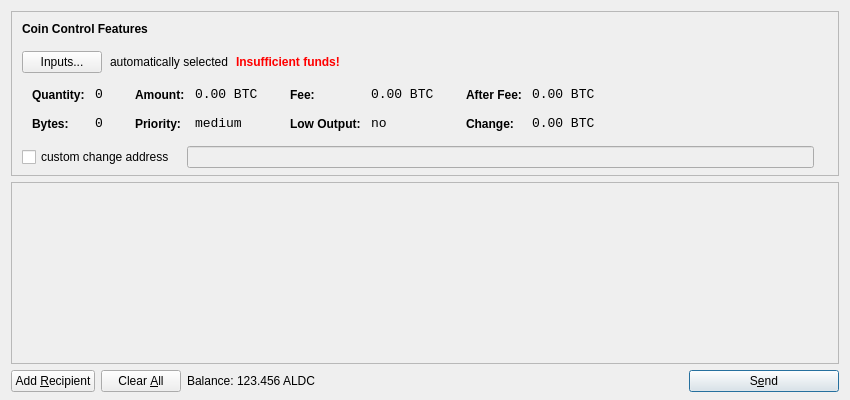
<?xml version="1.0" encoding="UTF-8"?>
<ui version="4.0">
 <class>SendCoinsDialog</class>
 <widget class="QDialog" name="SendCoinsDialog">
  <property name="geometry">
   <rect>
    <x>0</x>
    <y>0</y>
    <width>850</width>
    <height>400</height>
   </rect>
  </property>
  <property name="windowTitle">
   <string>Send Coins</string>
  </property>
  <layout class="QVBoxLayout" name="verticalLayout" stretch="0,1,0">
   <property name="bottomMargin">
    <number>8</number>
   </property>
   <item>
    <widget class="QFrame" name="frameCoinControl">
     <property name="sizePolicy">
      <sizepolicy hsizetype="Expanding" vsizetype="Expanding">
       <horstretch>0</horstretch>
       <verstretch>0</verstretch>
      </sizepolicy>
     </property>
     <property name="maximumSize">
      <size>
       <width>16777215</width>
       <height>16777215</height>
      </size>
     </property>
     <property name="frameShape">
      <enum>QFrame::StyledPanel</enum>
     </property>
     <property name="frameShadow">
      <enum>QFrame::Sunken</enum>
     </property>
     <layout class="QVBoxLayout" name="verticalLayoutCoinControl2">
      <property name="spacing">
       <number>-1</number>
      </property>
      <property name="leftMargin">
       <number>0</number>
      </property>
      <property name="topMargin">
       <number>0</number>
      </property>
      <property name="rightMargin">
       <number>0</number>
      </property>
      <property name="bottomMargin">
       <number>6</number>
      </property>
      <item>
       <layout class="QVBoxLayout" name="verticalLayoutCoinControl" stretch="0,0,0,0,1">
        <property name="spacing">
         <number>0</number>
        </property>
        <property name="leftMargin">
         <number>10</number>
        </property>
        <property name="topMargin">
         <number>10</number>
        </property>
        <item>
         <layout class="QHBoxLayout" name="horizontalLayoutCoinControl1">
          <property name="bottomMargin">
           <number>15</number>
          </property>
          <item>
           <widget class="QLabel" name="labelCoinControlFeatures">
            <property name="sizePolicy">
             <sizepolicy hsizetype="Preferred" vsizetype="Maximum">
              <horstretch>0</horstretch>
              <verstretch>0</verstretch>
             </sizepolicy>
            </property>
            <property name="font">
             <font>
              <weight>75</weight>
              <bold>true</bold>
             </font>
            </property>
            <property name="styleSheet">
             <string notr="true">font-weight:bold;</string>
            </property>
            <property name="text">
             <string>Coin Control Features</string>
            </property>
           </widget>
          </item>
         </layout>
        </item>
        <item>
         <layout class="QHBoxLayout" name="horizontalLayoutCoinControl2" stretch="0,0,0,0">
          <property name="spacing">
           <number>8</number>
          </property>
          <property name="bottomMargin">
           <number>10</number>
          </property>
          <item>
           <widget class="QPushButton" name="pushButtonCoinControl">
            <property name="styleSheet">
             <string notr="true"/>
            </property>
            <property name="text">
             <string>Inputs...</string>
            </property>
           </widget>
          </item>
          <item>
           <widget class="QLabel" name="labelCoinControlAutomaticallySelected">
            <property name="text">
             <string>automatically selected</string>
            </property>
            <property name="margin">
             <number>5</number>
            </property>
           </widget>
          </item>
          <item>
           <widget class="QLabel" name="labelCoinControlInsuffFunds">
            <property name="font">
             <font>
              <weight>75</weight>
              <bold>true</bold>
             </font>
            </property>
            <property name="styleSheet">
             <string notr="true">color:red;font-weight:bold;</string>
            </property>
            <property name="text">
             <string>Insufficient funds!</string>
            </property>
            <property name="margin">
             <number>5</number>
            </property>
           </widget>
          </item>
          <item>
           <spacer name="horizontalSpacerCoinControl">
            <property name="orientation">
             <enum>Qt::Horizontal</enum>
            </property>
            <property name="sizeHint" stdset="0">
             <size>
              <width>40</width>
              <height>1</height>
             </size>
            </property>
           </spacer>
          </item>
         </layout>
        </item>
        <item>
         <widget class="QWidget" name="widgetCoinControl" native="true">
          <property name="sizePolicy">
           <sizepolicy hsizetype="Preferred" vsizetype="Preferred">
            <horstretch>0</horstretch>
            <verstretch>0</verstretch>
           </sizepolicy>
          </property>
          <property name="minimumSize">
           <size>
            <width>0</width>
            <height>0</height>
           </size>
          </property>
          <property name="styleSheet">
           <string notr="true"/>
          </property>
          <layout class="QHBoxLayout" name="horizontalLayoutCoinControl5">
           <property name="margin">
            <number>0</number>
           </property>
           <item>
            <layout class="QHBoxLayout" name="horizontalLayoutCoinControl3" stretch="0,0,0,1">
             <property name="spacing">
              <number>20</number>
             </property>
             <property name="topMargin">
              <number>0</number>
             </property>
             <property name="bottomMargin">
              <number>10</number>
             </property>
             <item>
              <layout class="QFormLayout" name="formLayoutCoinControl1">
               <property name="horizontalSpacing">
                <number>10</number>
               </property>
               <property name="verticalSpacing">
                <number>14</number>
               </property>
               <property name="leftMargin">
                <number>10</number>
               </property>
               <property name="topMargin">
                <number>4</number>
               </property>
               <property name="rightMargin">
                <number>6</number>
               </property>
               <item row="0" column="0">
                <widget class="QLabel" name="labelCoinControlQuantityText">
                 <property name="styleSheet">
                  <string notr="true">font-weight:bold;</string>
                 </property>
                 <property name="text">
                  <string>Quantity:</string>
                 </property>
                 <property name="margin">
                  <number>0</number>
                 </property>
                </widget>
               </item>
               <item row="0" column="1">
                <widget class="QLabel" name="labelCoinControlQuantity">
                 <property name="font">
                  <font>
                   <family>Monospace</family>
                   <pointsize>10</pointsize>
                  </font>
                 </property>
                 <property name="cursor">
                  <cursorShape>IBeamCursor</cursorShape>
                 </property>
                 <property name="contextMenuPolicy">
                  <enum>Qt::ActionsContextMenu</enum>
                 </property>
                 <property name="text">
                  <string notr="true">0</string>
                 </property>
                 <property name="margin">
                  <number>0</number>
                 </property>
                 <property name="textInteractionFlags">
                  <set>Qt::LinksAccessibleByMouse|Qt::TextSelectableByKeyboard|Qt::TextSelectableByMouse</set>
                 </property>
                </widget>
               </item>
               <item row="1" column="0">
                <widget class="QLabel" name="labelCoinControlBytesText">
                 <property name="styleSheet">
                  <string notr="true">font-weight:bold;</string>
                 </property>
                 <property name="text">
                  <string>Bytes:</string>
                 </property>
                </widget>
               </item>
               <item row="1" column="1">
                <widget class="QLabel" name="labelCoinControlBytes">
                 <property name="font">
                  <font>
                   <family>Monospace</family>
                   <pointsize>10</pointsize>
                  </font>
                 </property>
                 <property name="cursor">
                  <cursorShape>IBeamCursor</cursorShape>
                 </property>
                 <property name="contextMenuPolicy">
                  <enum>Qt::ActionsContextMenu</enum>
                 </property>
                 <property name="text">
                  <string notr="true">0</string>
                 </property>
                 <property name="textInteractionFlags">
                  <set>Qt::LinksAccessibleByMouse|Qt::TextSelectableByKeyboard|Qt::TextSelectableByMouse</set>
                 </property>
                </widget>
               </item>
              </layout>
             </item>
             <item>
              <layout class="QFormLayout" name="formLayoutCoinControl2">
               <property name="horizontalSpacing">
                <number>10</number>
               </property>
               <property name="verticalSpacing">
                <number>14</number>
               </property>
               <property name="leftMargin">
                <number>6</number>
               </property>
               <property name="topMargin">
                <number>4</number>
               </property>
               <property name="rightMargin">
                <number>6</number>
               </property>
               <item row="0" column="0">
                <widget class="QLabel" name="labelCoinControlAmountText">
                 <property name="styleSheet">
                  <string notr="true">font-weight:bold;</string>
                 </property>
                 <property name="text">
                  <string>Amount:</string>
                 </property>
                 <property name="margin">
                  <number>0</number>
                 </property>
                </widget>
               </item>
               <item row="0" column="1">
                <widget class="QLabel" name="labelCoinControlAmount">
                 <property name="font">
                  <font>
                   <family>Monospace</family>
                   <pointsize>10</pointsize>
                  </font>
                 </property>
                 <property name="cursor">
                  <cursorShape>IBeamCursor</cursorShape>
                 </property>
                 <property name="contextMenuPolicy">
                  <enum>Qt::ActionsContextMenu</enum>
                 </property>
                 <property name="text">
                  <string notr="true">0.00 BTC</string>
                 </property>
                 <property name="textInteractionFlags">
                  <set>Qt::LinksAccessibleByMouse|Qt::TextSelectableByKeyboard|Qt::TextSelectableByMouse</set>
                 </property>
                </widget>
               </item>
               <item row="1" column="0">
                <widget class="QLabel" name="labelCoinControlPriorityText">
                 <property name="styleSheet">
                  <string notr="true">font-weight:bold;</string>
                 </property>
                 <property name="text">
                  <string>Priority:</string>
                 </property>
                </widget>
               </item>
               <item row="1" column="1">
                <widget class="QLabel" name="labelCoinControlPriority">
                 <property name="font">
                  <font>
                   <family>Monospace</family>
                   <pointsize>10</pointsize>
                  </font>
                 </property>
                 <property name="cursor">
                  <cursorShape>IBeamCursor</cursorShape>
                 </property>
                 <property name="contextMenuPolicy">
                  <enum>Qt::ActionsContextMenu</enum>
                 </property>
                 <property name="text">
                  <string>medium</string>
                 </property>
                 <property name="textInteractionFlags">
                  <set>Qt::LinksAccessibleByMouse|Qt::TextSelectableByKeyboard|Qt::TextSelectableByMouse</set>
                 </property>
                </widget>
               </item>
              </layout>
             </item>
             <item>
              <layout class="QFormLayout" name="formLayoutCoinControl3">
               <property name="horizontalSpacing">
                <number>10</number>
               </property>
               <property name="verticalSpacing">
                <number>14</number>
               </property>
               <property name="leftMargin">
                <number>6</number>
               </property>
               <property name="topMargin">
                <number>4</number>
               </property>
               <property name="rightMargin">
                <number>6</number>
               </property>
               <item row="0" column="0">
                <widget class="QLabel" name="labelCoinControlFeeText">
                 <property name="styleSheet">
                  <string notr="true">font-weight:bold;</string>
                 </property>
                 <property name="text">
                  <string>Fee:</string>
                 </property>
                 <property name="margin">
                  <number>0</number>
                 </property>
                </widget>
               </item>
               <item row="0" column="1">
                <widget class="QLabel" name="labelCoinControlFee">
                 <property name="font">
                  <font>
                   <family>Monospace</family>
                   <pointsize>10</pointsize>
                  </font>
                 </property>
                 <property name="cursor">
                  <cursorShape>IBeamCursor</cursorShape>
                 </property>
                 <property name="contextMenuPolicy">
                  <enum>Qt::ActionsContextMenu</enum>
                 </property>
                 <property name="text">
                  <string notr="true">0.00 BTC</string>
                 </property>
                 <property name="textInteractionFlags">
                  <set>Qt::LinksAccessibleByMouse|Qt::TextSelectableByKeyboard|Qt::TextSelectableByMouse</set>
                 </property>
                </widget>
               </item>
               <item row="1" column="0">
                <widget class="QLabel" name="labelCoinControlLowOutputText">
                 <property name="styleSheet">
                  <string notr="true">font-weight:bold;</string>
                 </property>
                 <property name="text">
                  <string>Low Output:</string>
                 </property>
                </widget>
               </item>
               <item row="1" column="1">
                <widget class="QLabel" name="labelCoinControlLowOutput">
                 <property name="font">
                  <font>
                   <family>Monospace</family>
                   <pointsize>10</pointsize>
                  </font>
                 </property>
                 <property name="cursor">
                  <cursorShape>IBeamCursor</cursorShape>
                 </property>
                 <property name="contextMenuPolicy">
                  <enum>Qt::ActionsContextMenu</enum>
                 </property>
                 <property name="text">
                  <string>no</string>
                 </property>
                 <property name="textInteractionFlags">
                  <set>Qt::LinksAccessibleByMouse|Qt::TextSelectableByKeyboard|Qt::TextSelectableByMouse</set>
                 </property>
                </widget>
               </item>
              </layout>
             </item>
             <item>
              <layout class="QFormLayout" name="formLayoutCoinControl4">
               <property name="horizontalSpacing">
                <number>10</number>
               </property>
               <property name="verticalSpacing">
                <number>14</number>
               </property>
               <property name="leftMargin">
                <number>6</number>
               </property>
               <property name="topMargin">
                <number>4</number>
               </property>
               <property name="rightMargin">
                <number>6</number>
               </property>
               <item row="0" column="0">
                <widget class="QLabel" name="labelCoinControlAfterFeeText">
                 <property name="styleSheet">
                  <string notr="true">font-weight:bold;</string>
                 </property>
                 <property name="text">
                  <string>After Fee:</string>
                 </property>
                 <property name="margin">
                  <number>0</number>
                 </property>
                </widget>
               </item>
               <item row="0" column="1">
                <widget class="QLabel" name="labelCoinControlAfterFee">
                 <property name="font">
                  <font>
                   <family>Monospace</family>
                   <pointsize>10</pointsize>
                  </font>
                 </property>
                 <property name="cursor">
                  <cursorShape>IBeamCursor</cursorShape>
                 </property>
                 <property name="contextMenuPolicy">
                  <enum>Qt::ActionsContextMenu</enum>
                 </property>
                 <property name="text">
                  <string notr="true">0.00 BTC</string>
                 </property>
                 <property name="textInteractionFlags">
                  <set>Qt::LinksAccessibleByMouse|Qt::TextSelectableByKeyboard|Qt::TextSelectableByMouse</set>
                 </property>
                </widget>
               </item>
               <item row="1" column="0">
                <widget class="QLabel" name="labelCoinControlChangeText">
                 <property name="styleSheet">
                  <string notr="true">font-weight:bold;</string>
                 </property>
                 <property name="text">
                  <string>Change:</string>
                 </property>
                </widget>
               </item>
               <item row="1" column="1">
                <widget class="QLabel" name="labelCoinControlChange">
                 <property name="font">
                  <font>
                   <family>Monospace</family>
                   <pointsize>10</pointsize>
                  </font>
                 </property>
                 <property name="cursor">
                  <cursorShape>IBeamCursor</cursorShape>
                 </property>
                 <property name="contextMenuPolicy">
                  <enum>Qt::ActionsContextMenu</enum>
                 </property>
                 <property name="text">
                  <string notr="true">0.00 BTC</string>
                 </property>
                 <property name="textInteractionFlags">
                  <set>Qt::LinksAccessibleByMouse|Qt::TextSelectableByKeyboard|Qt::TextSelectableByMouse</set>
                 </property>
                </widget>
               </item>
              </layout>
             </item>
            </layout>
           </item>
          </layout>
         </widget>
        </item>
        <item>
         <layout class="QHBoxLayout" name="horizontalLayoutCoinControl4" stretch="0,0,0">
          <property name="spacing">
           <number>12</number>
          </property>
          <property name="sizeConstraint">
           <enum>QLayout::SetDefaultConstraint</enum>
          </property>
          <property name="topMargin">
           <number>5</number>
          </property>
          <property name="rightMargin">
           <number>5</number>
          </property>
          <item>
           <widget class="QCheckBox" name="checkBoxCoinControlChange">
            <property name="text">
             <string>custom change address</string>
            </property>
           </widget>
          </item>
          <item>
           <widget class="QLineEdit" name="lineEditCoinControlChange">
            <property name="enabled">
             <bool>false</bool>
            </property>
            <property name="sizePolicy">
             <sizepolicy hsizetype="Expanding" vsizetype="Fixed">
              <horstretch>0</horstretch>
              <verstretch>0</verstretch>
             </sizepolicy>
            </property>
           </widget>
          </item>
          <item>
           <widget class="QLabel" name="labelCoinControlChangeLabel">
            <property name="sizePolicy">
             <sizepolicy hsizetype="Preferred" vsizetype="Expanding">
              <horstretch>0</horstretch>
              <verstretch>0</verstretch>
             </sizepolicy>
            </property>
            <property name="minimumSize">
             <size>
              <width>0</width>
              <height>0</height>
             </size>
            </property>
            <property name="text">
             <string/>
            </property>
            <property name="margin">
             <number>3</number>
            </property>
           </widget>
          </item>
         </layout>
        </item>
        <item>
         <spacer name="verticalSpacerCoinControl">
          <property name="orientation">
           <enum>Qt::Vertical</enum>
          </property>
          <property name="sizeHint" stdset="0">
           <size>
            <width>800</width>
            <height>1</height>
           </size>
          </property>
         </spacer>
        </item>
       </layout>
      </item>
     </layout>
    </widget>
   </item>
   <item>
    <widget class="QScrollArea" name="scrollArea">
     <property name="widgetResizable">
      <bool>true</bool>
     </property>
     <widget class="QWidget" name="scrollAreaWidgetContents">
      <property name="geometry">
       <rect>
        <x>0</x>
        <y>0</y>
        <width>830</width>
        <height>165</height>
       </rect>
      </property>
      <layout class="QVBoxLayout" name="verticalLayout_2">
       <property name="margin">
        <number>0</number>
       </property>
       <item>
        <layout class="QVBoxLayout" name="entries">
         <property name="spacing">
          <number>6</number>
         </property>
        </layout>
       </item>
       <item>
        <spacer name="verticalSpacer">
         <property name="orientation">
          <enum>Qt::Vertical</enum>
         </property>
         <property name="sizeHint" stdset="0">
          <size>
           <width>20</width>
           <height>40</height>
          </size>
         </property>
        </spacer>
       </item>
      </layout>
     </widget>
    </widget>
   </item>
   <item>
    <layout class="QHBoxLayout" name="horizontalLayout">
     <item>
      <widget class="QPushButton" name="addButton">
       <property name="toolTip">
        <string>Send to multiple recipients at once</string>
       </property>
       <property name="text">
        <string>Add &amp;Recipient</string>
       </property>
       <property name="icon">
        <iconset resource="../bitcoin.qrc">
         <normaloff>:/icons/add</normaloff>:/icons/add</iconset>
       </property>
       <property name="autoDefault">
        <bool>false</bool>
       </property>
      </widget>
     </item>
     <item>
      <widget class="QPushButton" name="clearButton">
       <property name="sizePolicy">
        <sizepolicy hsizetype="Minimum" vsizetype="Fixed">
         <horstretch>0</horstretch>
         <verstretch>0</verstretch>
        </sizepolicy>
       </property>
       <property name="toolTip">
        <string>Remove all transaction fields</string>
       </property>
       <property name="text">
        <string>Clear &amp;All</string>
       </property>
       <property name="icon">
        <iconset resource="../bitcoin.qrc">
         <normaloff>:/icons/remove</normaloff>:/icons/remove</iconset>
       </property>
       <property name="autoRepeatDelay">
        <number>300</number>
       </property>
       <property name="autoDefault">
        <bool>false</bool>
       </property>
      </widget>
     </item>
     <item>
      <layout class="QHBoxLayout" name="horizontalLayout_2">
       <property name="spacing">
        <number>3</number>
       </property>
       <item>
        <widget class="QLabel" name="label">
         <property name="text">
          <string>Balance:</string>
         </property>
        </widget>
       </item>
       <item>
        <widget class="QLabel" name="labelBalance">
         <property name="cursor">
          <cursorShape>IBeamCursor</cursorShape>
         </property>
         <property name="text">
          <string>123.456 ALDC</string>
         </property>
         <property name="textInteractionFlags">
          <set>Qt::LinksAccessibleByMouse|Qt::TextSelectableByKeyboard|Qt::TextSelectableByMouse</set>
         </property>
        </widget>
       </item>
      </layout>
     </item>
     <item>
      <spacer name="horizontalSpacer">
       <property name="orientation">
        <enum>Qt::Horizontal</enum>
       </property>
       <property name="sizeHint" stdset="0">
        <size>
         <width>40</width>
         <height>20</height>
        </size>
       </property>
      </spacer>
     </item>
     <item>
      <widget class="QPushButton" name="sendButton">
       <property name="minimumSize">
        <size>
         <width>150</width>
         <height>0</height>
        </size>
       </property>
       <property name="toolTip">
        <string>Confirm the send action</string>
       </property>
       <property name="text">
        <string>S&amp;end</string>
       </property>
       <property name="icon">
        <iconset resource="../bitcoin.qrc">
         <normaloff>:/icons/send</normaloff>:/icons/send</iconset>
       </property>
       <property name="default">
        <bool>true</bool>
       </property>
      </widget>
     </item>
    </layout>
   </item>
  </layout>
 </widget>
 <resources>
  <include location="../bitcoin.qrc"/>
 </resources>
 <connections/>
</ui>
